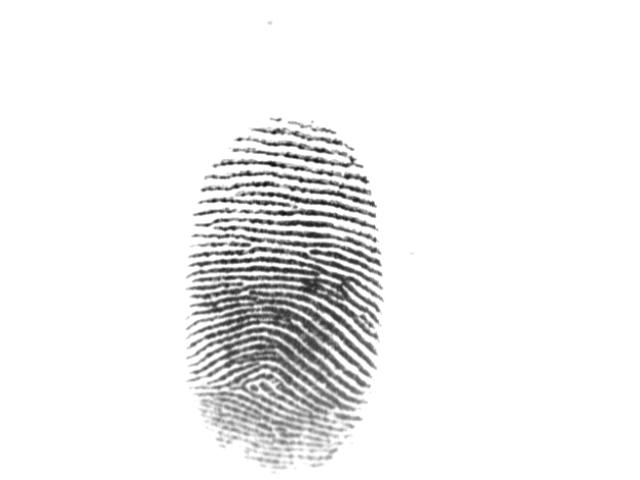
#> input picture 训练赛/第二次/01.tif, 640 x 480 px
$ jupyter execute --allow-errors demo01.ipynb   (older library calls are emulated)
#> lines starting #> are read from the running program, lines starting #| are printed output that depends on the picture; after the words box and inside, x2 and y2 are one past the last pixel; in counts of white or black regions, pixels touching at a corner belong together; long printed decimals are rounded
[cell 1]
from PIL import Image
import numpy as np
import pandas as pd
import os
from PIL import Image
import cv2 as cv
import matplotlib.pyplot as plt

[cell 2]
img1=cv.imread("01.tif",cv.IMREAD_GRAYSCALE)
#> img1 is the input picture: shape (480, 640); min 10, max 255, mean 240.5

[cell 3]
m1=img1.copy()

[cell 4]
m1

[cell 5]
pp=m1-np.random.rand()*200

[cell 6]
pp

[cell 7]
im = Image.fromarray(pp)
im.show()

#> (a cell that did not finish here is left out)

[cell 9]
def gasuss_noise(image, mean=0, var=0.001):
#> called with mean = 0, var = 0.001
    image = np.array(image/255, dtype=float)
    noise = np.random.normal(mean, var ** 0.5, image.shape)
    out = image + noise
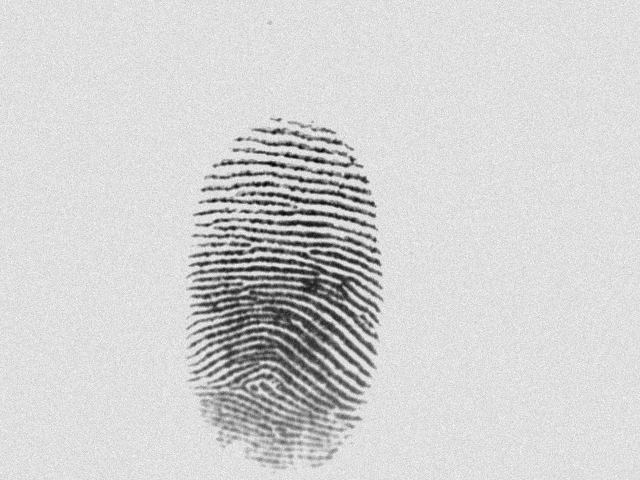
#> out: shape (480, 640) float64; min 0.02, max 1.14, mean 0.943; drawn with min black and max white
    if out.min() < 0:
        low_clip=-1.
    else:
        low_clip = 0.
    out = np.clip(out, low_clip, 1.0)
    out = np.uint8(out*255)
    #cv.imshow("gasuss", out)
    return out

[cell 10]
out=gasuss_noise(m1)

[cell 11]
out

[cell 12]
cv.imwrite("out.jpg", out)
#> Out = True

[cell 13]
im = Image.fromarray(out)

[cell 14]
im.show()

[cell 15]
im = Image.fromarray(img1)

[cell 16]
im.show()

[cell 17]
plt.imshow(img1,cmap='gray')
plt.axis('off') # 不显示坐标轴
plt.scatter(250,248)
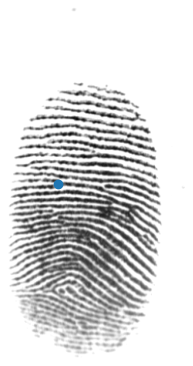
#> figure drawn by matplotlib, 1 panel

[cell 18]
dirs=os.listdir("./img")

[cell 19]
for file in dirs:
    print(file)
#     print(type(file))

[cell 20]
a=cv.Canny(img1,50,150)
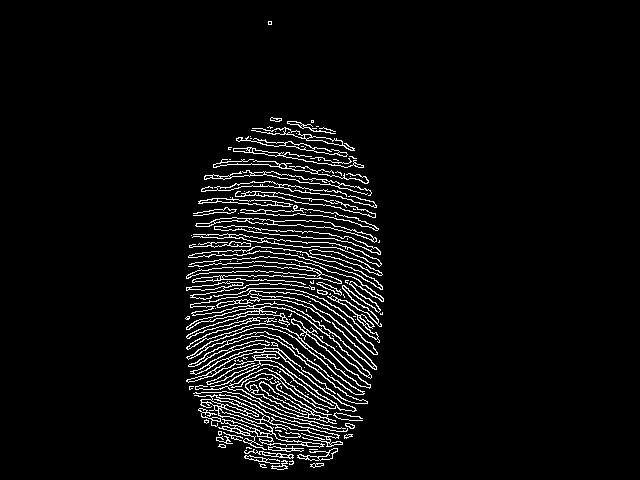
#> a: shape (480, 640); 5% white in thin lines or dots, all inside (x1, y1, x2, y2) = (185, 21, 384, 470)

[cell 21]
a.shape
#> Out = (480, 640)

[cell 22]
cv.imwrite("canny.jpg",a)
#> Out = True

[cell 23]
cv.imshow("canny",cv.imread("canny.jpg"))
cv.waitKey()
cv.destroyAllWindows()

[cell 24]
ret, img_bin = cv.threshold(img1, 127, 255, cv.THRESH_BINARY)
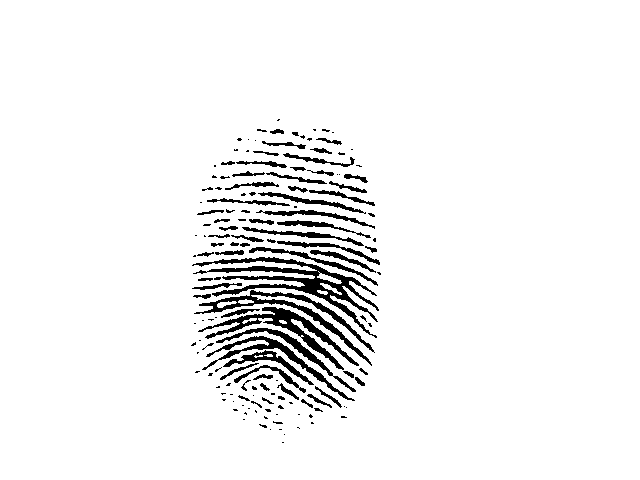
#> img_bin: shape (480, 640); 94.8% white; 150 black regions (83 under 20 px)

[cell 25]
img_bin

[cell 26]
ret

[cell 27]
# 3.连通域分析
contours, hierarchy = cv.findContours(img_bin,
                                                cv.RETR_LIST,
                                                cv.CHAIN_APPROX_SIMPLE)
#> contours = 178 contours, 81 with area under 20; largest, box (x1, y1, x2, y2) and area: (0, 0, 640, 480) 306081, (191, 256, 380, 339) 3734, (193, 289, 375, 367) 2100, (197, 306, 360, 371) 2081, (205, 335, 356, 402) 1168

[cell 28]
# 4.获取最小外接矩形并打印
min_rect = cv.minAreaRect(contours[0])
#> min_rect = ((282.5, 442), (2.12, 2.12), -45)
print("返回值min_rect:\n", min_rect)
#| 返回值min_rect:
#|  ((282.5, 442.000), (2.121, 2.121), -45.0)
rect_points = cv.boxPoints(min_rect)
#> rect_points = [[282.5, 443.5], [281, 442], [282.5, 440.5], [284, 442]]
print("返回值rect_points:\n", rect_points)
#| 返回值rect_points:
#|  [[282.5     443.500]
#|  [281.      442.000]
#|  [282.5     440.500]
#|  [284.      442.000]]
rect_points = np.int0(rect_points)
#> rect_points = [[282, 443], [281, 442], [282, 440], [284, 442]]

# 5.绘制最小外接矩形
# img_result = img_src.copy()
# cv.drawContours(img_result, [rect_points], 0, (255, 255, 255), 2)/

# 6.显示结果图片
# cv2.imshow("img_src", img_src)
# cv.imshow("img_result", img_result)

cv.waitKey()
cv.destroyAllWindows()

[cell 29]
ad=cv.drawContours(img_bin, [rect_points], 0, (111, 111,111), 2)
plt.imshow(ad,cmap='gray')
plt.axis('off') # 不显示坐标轴

[cell 30]
import cv2
img=cv.imread("01.tif",cv.IMREAD_GRAYSCALE)
gradX = cv2.Sobel(img, cv2.CV_16S, 1, 0, ksize=5)
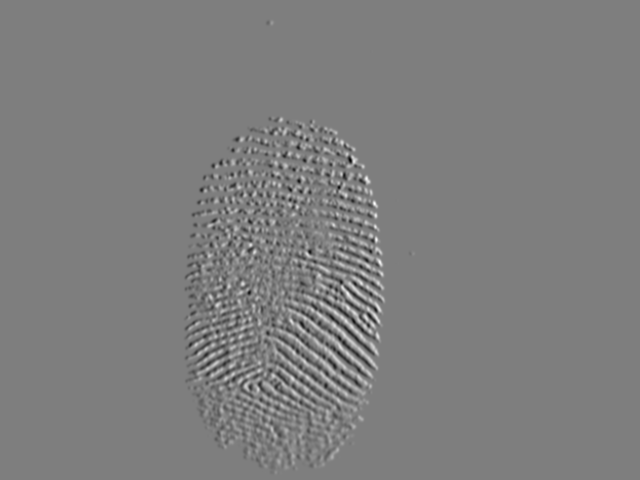
#> gradX: shape (480, 640) int16; min -7378, max 7495, mean 0; drawn with min black and max white
gradY = cv2.Sobel(img, cv2.CV_16S, 0, 1, ksize=5)
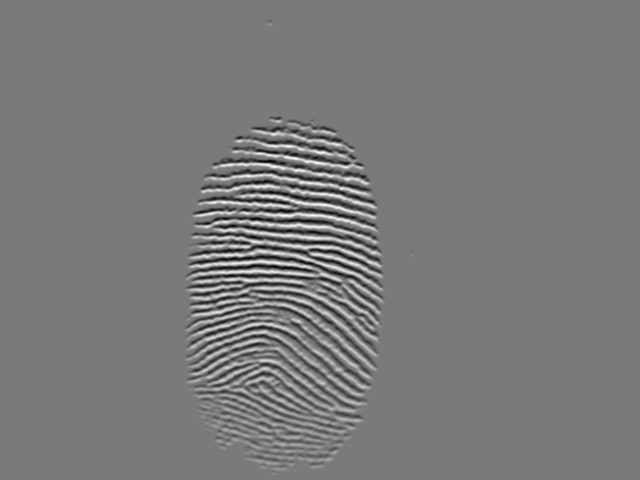
#> gradY: shape (480, 640) int16; min -9417, max 10136, mean 0; drawn with min black and max white

[cell 31]
img.shape
#> Out = (480, 640)

[cell 32]
gradX.shape
#> Out = (480, 640)

[cell 33]
gradX

[cell 34]
gradY.shape
#> Out = (480, 640)

[cell 35]
def ar(y,x):
    if (y>0) and (x==0):
        return np.pi/2
    elif (y<0) and (x==0):
        return -np.pi/2
    else:
        return np.arctan(y/x)

[cell 36]
# ar(gradY,gradX)

[cell 37]
theta=np.zeros((gradX.shape[0],gradX.shape[1]))

[cell 38]
for i in range(gradX.shape[0]):
    for j in range(gradX.shape[1]):
        theta[i,j]=ar(gradY[i,j],gradX[i,j])
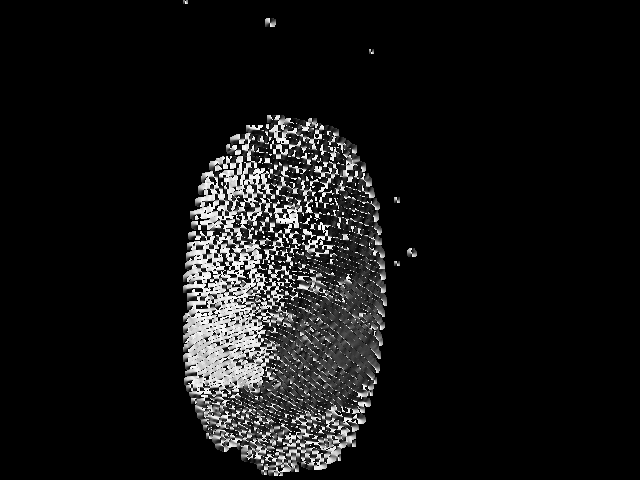
#> theta: shape (480, 640) float64; 80.48% of the values are NaN or infinite; the others: min -1.57, max 1.57, mean -0.261; drawn with min black, max white, NaN and infinite black

[cell 39]
-np.pi/2

[cell 40]
theta.shape[0]
#> Out = 480

[cell 41]
theta.shape[1]
#> Out = 640

[cell 42]
l=range(2,theta.shape[0])
l[-1]
#> Out = 479

#> (a cell that did not finish here is left out)

#> (a cell that did not finish here is left out)

[cell 45]
plt.imshow(img,cmap='gray')
plt.axis('off') # 不显示坐标轴
#> (the rest of this cell did not finish here and is left out)

[cell 46]
a = np.random.random((8,8))

[cell 47]
a

[cell 48]
a[2:5]

[cell 49]
a[:5,:5].sum()

[cell 50]
np.floor((5-1)/2)

[cell 51]
mx=np.random.random((2,3))

[cell 52]
for i in mx:
    print(i.mean())

$ run again, with 训练赛/第二次/04.tif copied over 训练赛/第二次/01.tif
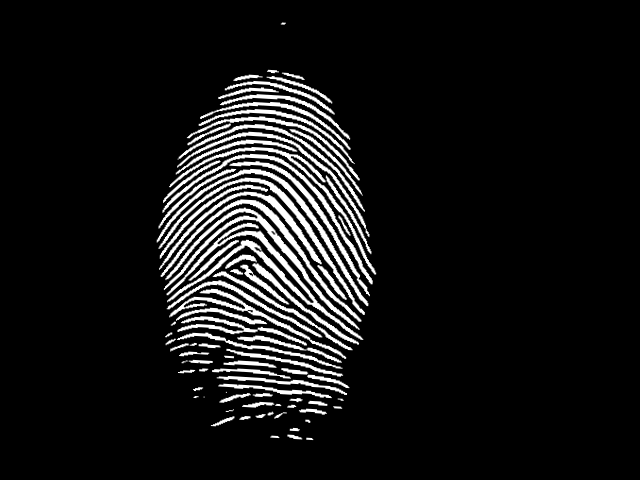
#> input picture 训练赛/第二次/04.tif, 640 x 480 px
#> img1 is the input picture: shape (480, 640); min 0, max 255, mean 21.4
#> `cv.imwrite("out.jpg", out)`: Out = True
#> `a=cv.Canny(img1,50,150)`:
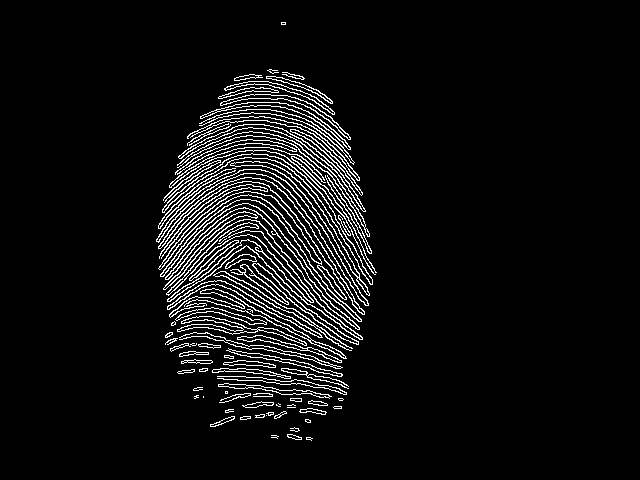
#> a: shape (480, 640); 6% white in thin lines or dots, all inside (x1, y1, x2, y2) = (156, 22, 377, 441)
#> img_bin: shape (480, 640); 8.4% white; 87 white regions (17 under 20 px)
#> contours = 90 contours, 30 with area under 20; largest, box (x1, y1, x2, y2) and area: (167, 223, 363, 340) 1522, (164, 208, 360, 330) 1237, (157, 169, 368, 306) 964, (161, 199, 361, 322) 948, (159, 178, 365, 315) 947
#> min_rect = ((309, 438.5), (1, 6), -90)
#| 返回值min_rect:
#|  ((309.0, 438.5), (1.0, 6.0), -90.0)
#> rect_points = [[312, 439], [306, 439], [306, 438], [312, 438]]
#| 返回值rect_points:
#|  [[312. 439.]
#|  [306. 439.]
#|  [306. 438.]
#|  [312. 438.]]
#> after the loop `for i in range(gradX.shape[0]):`:
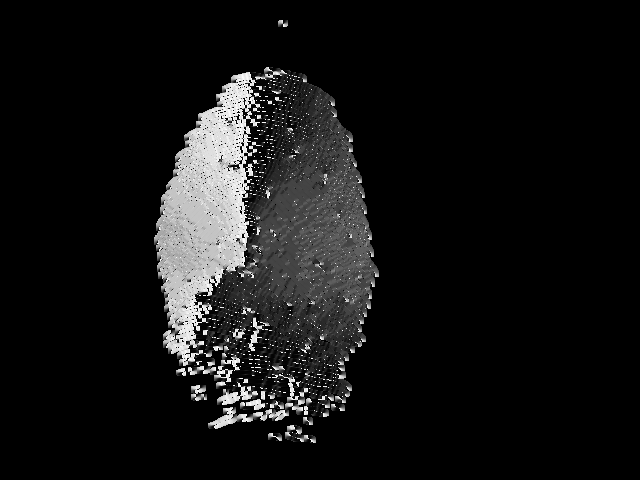
#> theta: shape (480, 640) float64; 80.32% of the values are NaN or infinite; the others: min -1.57, max 1.57, mean -0.311; drawn with min black, max white, NaN and infinite black
#> `l[-1]`: Out = 479

$ run again, with 训练赛/第二次/img_1.jpg saved as 训练赛/第二次/01.tif
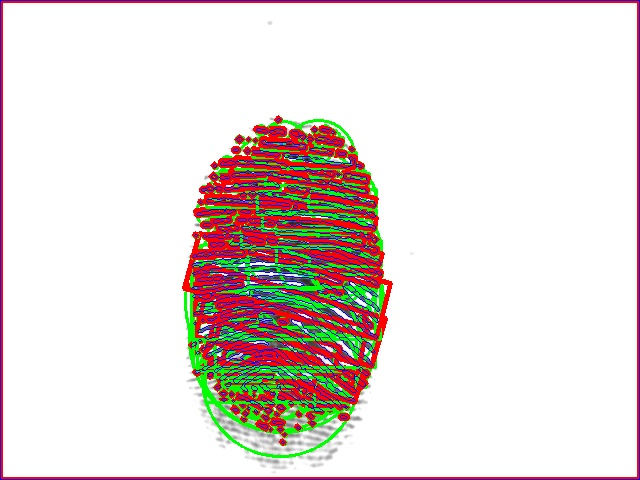
#> input picture 训练赛/第二次/img_1.jpg, 640 x 480 px
#> `cv.imwrite("out.jpg", out)`: Out = True
#> `a=cv.Canny(img1,50,150)`:
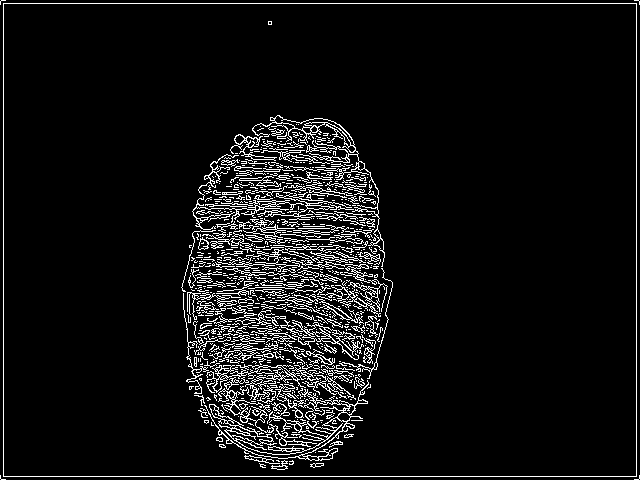
#> a: shape (480, 640); 6.9% white in thin lines or dots
#> img_bin: shape (480, 640); 86.4% white; 17 black regions (5 under 20 px)
#> contours = 711 contours, 624 with area under 20; largest, box (x1, y1, x2, y2) and area: (3, 3, 637, 477) 299409, (181, 124, 394, 370) 38912, (223, 367, 372, 406) 2505, (216, 276, 388, 323) 1902, (193, 255, 377, 280) 1030
#> min_rect = ((282.3, 441.8), (6.36, 8.49), -45)
#| 返回值min_rect:
#|  ((282.250, 441.750), (6.364, 8.485), -45.0)
#> `rect_points = cv.boxPoints(min_rect)`: rect_points = [[283, 447], [277, 441], [281.5, 436.5], [287.5, 442.5]]
#| 返回值rect_points:
#|  [[283.000 447.000]
#|  [277.000 441.000]
#|  [281.500 436.500]
#|  [287.500 442.500]]
#> `rect_points = np.int0(rect_points)`: rect_points = [[283, 447], [277, 441], [281, 436], [287, 442]]
#> after the loop `for i in range(gradX.shape[0]):`:
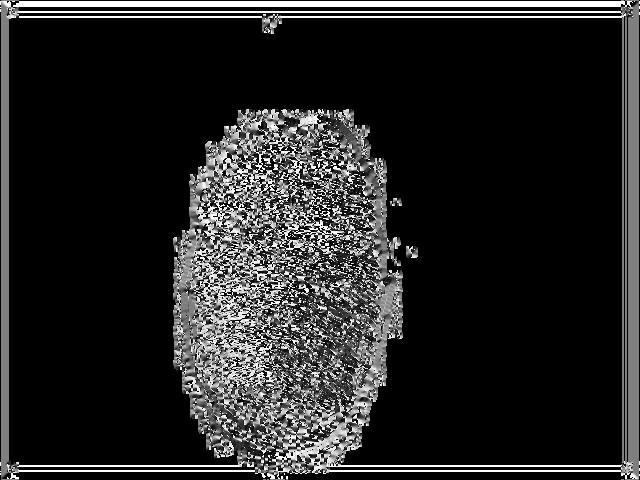
#> theta: shape (480, 640) float64; 68.44% of the values are NaN or infinite; the others: min -1.57, max 1.57, mean -0.0922; drawn with min black, max white, NaN and infinite black
#> `l[-1]`: Out = 479
